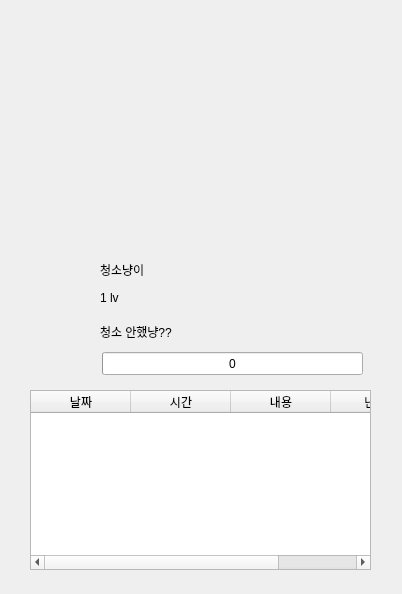
<?xml version="1.0" encoding="UTF-8"?>
<ui version="4.0">
 <class>Dialog</class>
 <widget class="QDialog" name="Dialog">
  <property name="geometry">
   <rect>
    <x>0</x>
    <y>0</y>
    <width>402</width>
    <height>594</height>
   </rect>
  </property>
  <property name="windowTitle">
   <string>Dialog</string>
  </property>
  <property name="windowIcon">
   <iconset>
    <normaloff>../images/IMG_3253.ico</normaloff>../images/IMG_3253.ico</iconset>
  </property>
  <property name="styleSheet">
   <string notr="true">font: 9pt &quot;경기천년바탕 Regular&quot;;</string>
  </property>
  <widget class="QProgressBar" name="exp_progressBar">
   <property name="geometry">
    <rect>
     <x>102</x>
     <y>352</y>
     <width>261</width>
     <height>23</height>
    </rect>
   </property>
   <property name="maximum">
    <number>10</number>
   </property>
   <property name="value">
    <number>0</number>
   </property>
   <property name="format">
    <string>%p</string>
   </property>
  </widget>
  <widget class="QLabel" name="label">
   <property name="geometry">
    <rect>
     <x>100</x>
     <y>262</y>
     <width>56</width>
     <height>16</height>
    </rect>
   </property>
   <property name="styleSheet">
    <string notr="true">font: 9pt &quot;경기천년바탕 Regular&quot;;</string>
   </property>
   <property name="frameShadow">
    <enum>QFrame::Raised</enum>
   </property>
   <property name="text">
    <string>청소냥이</string>
   </property>
  </widget>
  <widget class="QLabel" name="label_3">
   <property name="geometry">
    <rect>
     <x>100</x>
     <y>324</y>
     <width>161</width>
     <height>16</height>
    </rect>
   </property>
   <property name="styleSheet">
    <string notr="true">font: 9pt &quot;경기천년바탕 Regular&quot;;</string>
   </property>
   <property name="text">
    <string>청소 안했냥??</string>
   </property>
  </widget>
  <widget class="QLabel" name="label_4">
   <property name="geometry">
    <rect>
     <x>100</x>
     <y>292</y>
     <width>56</width>
     <height>12</height>
    </rect>
   </property>
   <property name="text">
    <string>1 lv</string>
   </property>
  </widget>
  <widget class="QTableWidget" name="tableWidget">
   <property name="geometry">
    <rect>
     <x>30</x>
     <y>390</y>
     <width>341</width>
     <height>180</height>
    </rect>
   </property>
   <column>
    <property name="text">
     <string>날짜</string>
    </property>
   </column>
   <column>
    <property name="text">
     <string>시간</string>
    </property>
   </column>
   <column>
    <property name="text">
     <string>내용</string>
    </property>
   </column>
   <column>
    <property name="text">
     <string>난이도</string>
    </property>
   </column>
  </widget>
 </widget>
 <resources/>
 <connections/>
</ui>
